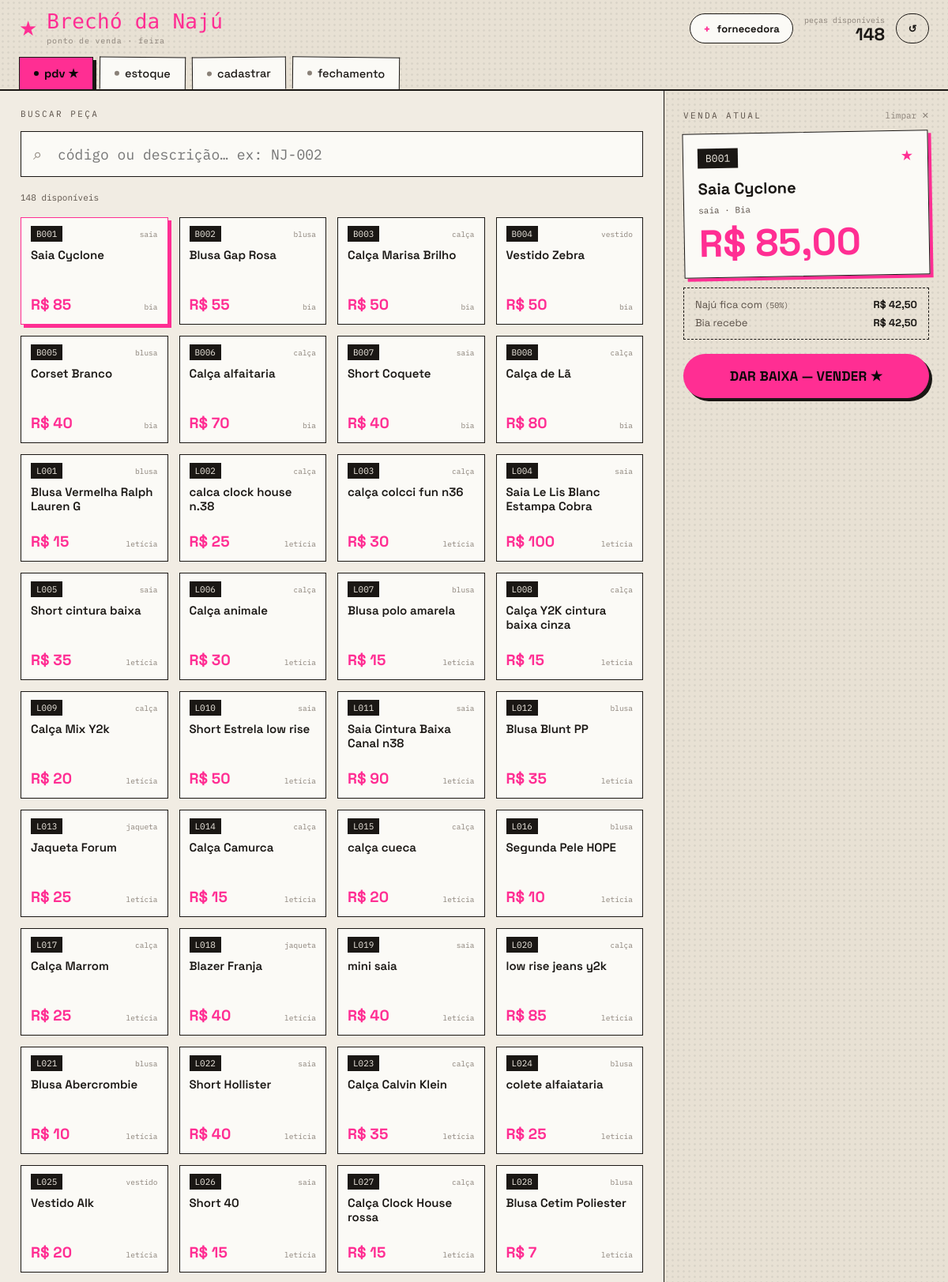
Page /?sel=54&q= (upper part) on the committed database.
### models.py (models this page shows, shortened)
class Peca(db.Model):
    __tablename__ = "pecas"
    id = db.Column(db.Integer, primary_key=True)
    codigo = db.Column(db.String(24), unique=True, nullable=False)
    descricao = db.Column(db.String(240), nullable=False)
    categoria = db.Column(db.String(40), nullable=False)
    fornecedora_id = db.Column(db.Integer, db.ForeignKey("fornecedoras.id"), nullable=False)
    comissao_pct = db.Column(db.Integer, default=40)
    preco = db.Column(db.Float, nullable=False)
    status = db.Column(db.String(16), default="disponivel")
    vendido_em = db.Column(db.DateTime, nullable=True)
    @property
    def is_arara(self):
        return float(self.preco) == PRECO_ARARA
    @property
    def comissao_efetiva(self):
        return 0 if self.is_arara else (self.comissao_pct or 0)
    @property
    def fica_naju(self):
        return round(self.preco * self.comissao_efetiva / 100.0, 2)
    @property
    def pix_fornecedora(self):
        return round(self.preco * (100 - self.comissao_efetiva) / 100.0, 2)

class Fornecedora(db.Model):
    __tablename__ = "fornecedoras"
    id = db.Column(db.Integer, primary_key=True)
    nome = db.Column(db.String(120), nullable=False)
    pix = db.Column(db.String(160), default="—")
    propria = db.Column(db.Boolean, default=False)
    comissao_padrao = db.Column(db.Integer, default=40)
    pecas = db.relationship("Peca", backref="fornecedora", lazy=True)

### app.py (the view)
    @app.route("/")
    def pdv():
        q = (request.args.get("q") or "").strip()
        query = Peca.query.filter(Peca.status != "vendido")
        if q:
            like = f"%{q}%"
            query = query.filter(
                db.or_(Peca.codigo.ilike(like), Peca.descricao.ilike(like))
            )
        pecas = query.order_by(Peca.codigo).all()
        sel = None
        sid = request.args.get("sel", type=int)
        if sid:
            sel = db.session.get(Peca, sid)
        return render_template("pdv.html", pecas=pecas, sel=sel, q=q, active="pdv")

### app.py (called while the page is built)
def create_app():
    app = Flask(__name__)
    app.config["SECRET_KEY"] = "brecho-naju-2025"
    app.config["SQLALCHEMY_DATABASE_URI"] = (
        "sqlite:///" + os.path.join(BASE_DIR, "brecho.db")
    )
    app.config["SQLALCHEMY_TRACK_MODIFICATIONS"] = False
    db.init_app(app)
    app.jinja_env.filters["brl"] = fmt_brl
    with app.app_context():
        db.create_all()
        from seed import seed
        seed()
    @app.context_processor
    def _globals():
        try:
            return {"disponiveis": Peca.query.filter_by(status="disponivel").count()}
        except Exception:
            return {"disponiveis": 0}
    register_routes(app)
    return app

### models.py (called while the page is built)
def fmt_brl(valor):
    s = f"{float(valor or 0):,.2f}"
    s = s.replace(",", "X").replace(".", ",").replace("X", ".")
    return f"R$ {s}"

### templates/pdv.html (shortened to what this page needs)
{% extends "base.html" %}
{% block content %}
<div class="pdv-layout">
  <div class="pdv-main">
    <form method="get" action="{{ url_for('pdv') }}">
      <div class="field">
        <label class="eyebrow">buscar peça</label>
        <div style="position:relative;margin-top:8px">
          <span style="position:absolute;left:16px;top:50%;transform:translateY(-50%);font-size:20px;color:var(--ink3)">⌕</span>
          <input class="input mono" name="q" value="{{ q }}" autofocus
                 placeholder="código ou descrição… ex: NJ-002"
                 style="height:58px;padding-left:46px;font-size:18px"/>
        </div>
      </div>
    </form>
    <div style="margin-top:14px">
      <span class="mono" style="font-size:11px;color:var(--ink2)">{{ pecas|length }} disponíveis</span>
    </div>
    <div class="grid">
      {% for p in pecas %}
        <a class="pecacard {{ 'sel' if sel and sel.id==p.id }} {{ 'reserved' if p.status=='reservado' }}"
           href="{{ url_for('pdv', sel=p.id, q=q) }}">
          <div class="pc-top">
            <span class="pc-cod">{{ p.codigo }}</span>
            <span class="pc-cat">{{ p.categoria }}</span>
          </div>
          <div class="pc-body">
            <div class="pc-desc">{{ p.descricao }}</div>
            <div class="pc-foot">
              <span class="pc-price">R$ {{ p.preco|int }}</span>
              <span class="pc-forn">{{ p.fornecedora.nome.split(' ')[0]|lower }}</span>
            </div>
          </div>
        </a>
      {% else %}
        <div style="grid-column:1/-1;text-align:center;padding:50px 0">
          <div class="script" style="font-size:30px;color:var(--ink2)">nada encontrado…</div>
        </div>
      {% endfor %}
    </div>
  </div>
  <aside class="pdv-side">
    <div class="halftone"></div>
    {% if sel %}
      {% set f = sel.fornecedora %}
      <div style="position:relative">
        <div style="display:flex;justify-content:space-between;align-items:center">
          <span class="eyebrow">venda atual</span>
          <a href="{{ url_for('pdv', q=q) }}" class="mono" style="font-size:11px;color:var(--ink3)">limpar ✕</a>
        </div>
        <div class="hangtag" style="margin-top:14px">
          <div class="htop">
            <span class="pc-cod" style="font-size:13px;padding:4px 10px">{{ sel.codigo }}</span>
            <span style="color:var(--pink);font-size:18px">★</span>
          </div>
          <div class="hdesc">{{ sel.descricao }}</div>
          <div class="mono" style="font-size:11px;color:var(--ink2);margin-top:8px">
            {{ sel.categoria }} · {{ f.nome }}
          </div>
          <div class="hprice">{{ sel.preco|brl }}</div>
        </div>
        <div class="repasse">
          <div class="row">
            <span>Najú fica com <span class="mono" style="font-size:10px">({{ sel.comissao_efetiva }}%)</span></span>
            <b style="color:var(--ink)">{{ sel.fica_naju|brl }}</b>
          </div>
          <div class="row">
            <span>{{ '—' if f.propria else f.nome + ' recebe' }}</span>
            <b style="color:var(--ink)">{{ '—' if f.propria else sel.pix_fornecedora|brl }}</b>
          </div>
        </div>
        <form action="{{ url_for('vender', peca_id=sel.id) }}" method="post" style="margin-top:18px">
          <button class="btn btn-pink btn-lg btn-block" type="submit">
            DAR BAIXA — VENDER ★
          </button>
        </form>
      </div>
    {% endif %}
  </aside>
</div>
{% endblock %}

### static/css/style.css (style rules this page uses)
:root { --black: #0A0808; --ink: #1A1714; --cream: #F1ECE3; --paper2: #E8E1D4; --card: #FBFAF6; --pink: #FF2E93; --lime: #C9FF3D; --blue: #3D8BFF; --rust: #D9322F; --ink2: #5a5048; --ink3: #8a8178; --line: #1A1714; --zebra: #F6F2EA; --display: "Monoton", cursive; --mono: "Major Mono Display", "IBM Plex Mono", monospace; --code: "IBM Plex Mono", monospace; --script: "Caveat", cursive; --body: "Space Grotesk", system-ui, sans-serif; }
* { box-sizing: border-box; }
html, body { margin: 0; padding: 0; background: var(--ink); font-family: var(--body); color: var(--ink); -webkit-font-smoothing: antialiased; }
a { color: inherit; text-decoration: none; }
button { font-family: var(--body); }
.halftone { position: absolute; inset: 0; pointer-events: none; background-image: radial-gradient(circle, rgba(0,0,0,0.06) 1px, transparent 1.6px); background-size: 7px 7px; }
.btn { appearance: none; cursor: pointer; display: inline-flex; align-items: center; justify-content: center; gap: 8px; border-radius: 999px; border: 1.5px solid var(--line); font-family: var(--body); font-weight: 700; letter-spacing: 0.01em; padding: 0 22px; height: 46px; font-size: 15px; background: var(--card); color: var(--ink); transition: transform .08s; }
.btn-pink { background: var(--pink); color: var(--black); border-color: var(--pink); box-shadow: 4px 4px 0 var(--ink); }
.btn-lg { height: 56px; font-size: 17px; padding: 0 28px; }
.btn-block { width: 100%; }
.eyebrow { font-family: var(--code); font-size: 11px; letter-spacing: 0.22em; text-transform: uppercase; color: var(--ink2); }
.mono { font-family: var(--code); }
.input, .select { width: 100%; height: 48px; padding: 0 14px; border: 1.5px solid var(--line); background: var(--card); color: var(--ink); font-family: var(--body); font-size: 15px; outline: none; }
.input.mono { font-family: var(--code); }
.field { display: flex; flex-direction: column; gap: 7px; }
.pdv-layout { display: flex; min-height: calc(100vh - 150px); }
.pdv-main { flex: 1; min-width: 0; padding: 22px 26px; }
.pdv-side { flex: 0 0 360px; border-left: 1.5px solid var(--line); background: var(--paper2); position: relative; padding: 24px; }
.grid { display: grid; grid-template-columns: repeat(auto-fill, minmax(168px, 1fr)); gap: 14px; margin-top: 16px; }
.pecacard { text-align: left; cursor: pointer; padding: 0; border: 1.5px solid var(--line); background: var(--card); color: var(--ink); position: relative; overflow: hidden; text-decoration: none; display: block; }
.pecacard.sel { border-color: var(--pink); box-shadow: 4px 4px 0 var(--pink); }
.pc-top { display: flex; align-items: center; justify-content: space-between; gap: 8px; padding: 10px 12px 0; }
.pc-cod { font-family: var(--code); font-size: 11px; background: var(--ink); color: var(--cream); padding: 3px 7px; }
.pc-cat { font-family: var(--code); font-size: 9.5px; color: var(--ink3); }
.pc-body { padding: 8px 12px 12px; display: flex; flex-direction: column; min-height: 104px; }
.pc-desc { font-weight: 600; font-size: 15px; line-height: 1.22; flex: 1; }
.pc-foot { display: flex; align-items: baseline; justify-content: space-between; gap: 6px; margin-top: 10px; }
.pc-price { font-weight: 700; font-size: 19px; color: var(--pink); }
.pc-forn { font-family: var(--code); font-size: 9.5px; color: var(--ink3); }
.hangtag { border: 1.5px solid var(--line); background: var(--card); padding: 18px; transform: rotate(-1deg); box-shadow: 4px 4px 0 var(--pink); }
.hangtag .htop { display: flex; align-items: center; justify-content: space-between; }
.hangtag .hdesc { font-weight: 700; font-size: 20px; margin-top: 14px; line-height: 1.2; }
.hangtag .hprice { font-weight: 800; font-size: 48px; color: var(--pink); margin-top: 12px; line-height: 1; }
.repasse { margin-top: 14px; border: 1.5px dashed var(--line); padding: 12px 14px; font-size: 13px; }
.repasse .row { display: flex; justify-content: space-between; color: var(--ink2); }
.repasse .row + .row { margin-top: 6px; }

### rows in the picture
Peca: codigo "B001", categoria "saia", descricao "Saia Cyclone", preco "85", fornecedora.nome "bia", preco|brl "R$ 85,00", comissao_efetiva "50", fica_naju|brl "R$ 42,50"
Peca: codigo "B002", categoria "blusa", descricao "Blusa Gap Rosa", preco "55", fornecedora.nome "bia"
Peca: codigo "B003", categoria "calça", descricao "Calça Marisa Brilho", preco "50", fornecedora.nome "bia"
Peca: codigo "B004", categoria "vestido", descricao "Vestido Zebra", preco "50", fornecedora.nome "bia"
Peca: codigo "B005", categoria "blusa", descricao "Corset Branco", preco "40", fornecedora.nome "bia"
Peca: codigo "B006", categoria "calça", descricao "Calça alfaitaria", preco "70", fornecedora.nome "bia"
Peca: codigo "B007", categoria "saia", descricao "Short Coquete", preco "40", fornecedora.nome "bia"
Peca: codigo "B008", categoria "calça", descricao "Calça de Lã", preco "80", fornecedora.nome "bia"
Peca: codigo "L001", categoria "blusa", descricao "Blusa Vermelha Ralph Lauren G", preco "15", fornecedora.nome "letícia"
Peca: codigo "L002", categoria "calça", descricao "calca clock house n.38", preco "25", fornecedora.nome "letícia"
Peca: codigo "L003", categoria "calça", descricao "calça colcci fun n36", preco "30", fornecedora.nome "letícia"
Peca: codigo "L004", categoria "saia", descricao "Saia Le Lis Blanc Estampa Cobra", preco "100", fornecedora.nome "letícia"
Peca: codigo "L005", categoria "saia", descricao "Short cintura baixa", preco "35", fornecedora.nome "letícia"
Peca: codigo "L006", categoria "calça", descricao "Calça animale", preco "30", fornecedora.nome "letícia"
Peca: codigo "L007", categoria "blusa", descricao "Blusa polo amarela", preco "15", fornecedora.nome "letícia"
Peca: codigo "L008", categoria "calça", descricao "Calça Y2K cintura baixa cinza", preco "15", fornecedora.nome "letícia"
Peca: codigo "L009", categoria "calça", descricao "Calça Mix Y2k", preco "20", fornecedora.nome "letícia"
Peca: codigo "L010", categoria "saia", descricao "Short Estrela low rise", preco "50", fornecedora.nome "letícia"
Peca: codigo "L011", categoria "saia", descricao "Saia Cintura Baixa Canal n38", preco "90", fornecedora.nome "letícia"
Peca: codigo "L012", categoria "blusa", descricao "Blusa Blunt PP", preco "35", fornecedora.nome "letícia"
Peca: codigo "L013", categoria "jaqueta", descricao "Jaqueta Forum", preco "25", fornecedora.nome "letícia"
Peca: codigo "L014", categoria "calça", descricao "Calça Camurca", preco "15", fornecedora.nome "letícia"
Peca: codigo "L015", categoria "calça", descricao "calça cueca", preco "20", fornecedora.nome "letícia"
Peca: codigo "L016", categoria "blusa", descricao "Segunda Pele HOPE", preco "10", fornecedora.nome "letícia"
Peca: codigo "L017", categoria "calça", descricao "Calça Marrom", preco "25", fornecedora.nome "letícia"
Peca: codigo "L018", categoria "jaqueta", descricao "Blazer Franja", preco "40", fornecedora.nome "letícia"
Peca: codigo "L019", categoria "saia", descricao "mini saia", preco "40", fornecedora.nome "letícia"
Peca: codigo "L020", categoria "calça", descricao "low rise jeans y2k", preco "85", fornecedora.nome "letícia"
Peca: codigo "L021", categoria "blusa", descricao "Blusa Abercrombie", preco "10", fornecedora.nome "letícia"
Peca: codigo "L022", categoria "saia", descricao "Short Hollister", preco "40", fornecedora.nome "letícia"
Peca: codigo "L023", categoria "calça", descricao "Calça Calvin Klein", preco "35", fornecedora.nome "letícia"
Peca: codigo "L024", categoria "blusa", descricao "colete alfaiataria", preco "25", fornecedora.nome "letícia"
Peca: codigo "L025", categoria "vestido", descricao "Vestido Alk", preco "20", fornecedora.nome "letícia"
Peca: codigo "L026", categoria "saia", descricao "Short 40", preco "15", fornecedora.nome "letícia"
Peca: codigo "L027", categoria "calça", descricao "Calça Clock House rossa", preco "15", fornecedora.nome "letícia"
Peca: codigo "L028", categoria "blusa", descricao "Blusa Cetim Poliester", preco "7", fornecedora.nome "letícia"
Fornecedora: nome "Bia", propria+nome "Bia recebe", propria.comissao_pct "R$ 42,50"

### other values in the picture
{{ disponiveis }} "148"
{{ pecas|length }} "148"
